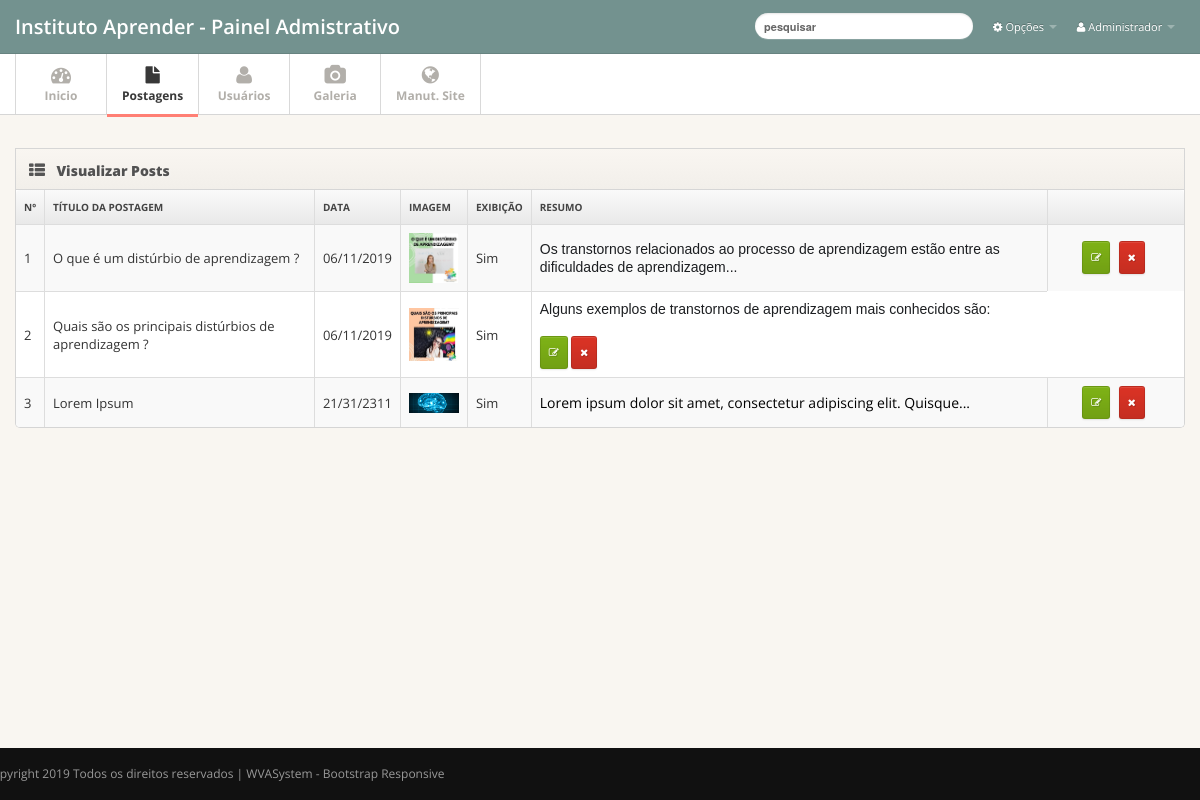
The app's page /admin/home.php?acao=ver-postagens (signed in) with its own data.
### tables this page shows
CREATE TABLE IF NOT EXISTS `tb_postagens` (
  `id` int(11) NOT NULL AUTO_INCREMENT,
  `titulo` varchar(255) NOT NULL,
  `data` varchar(12) NOT NULL,
  `imagem` varchar(255) NOT NULL,
  `exibir` varchar(5) NOT NULL,
  `descricao` longtext NOT NULL,
  PRIMARY KEY (`id`)
);

### admin/functions/limita-texto.php (called while the page is built)
<?php
function limitarTexto($texto, $limite){
  $contador = strlen($texto);
  if ( $contador >= $limite ) {
      $texto = substr($texto, 0, strrpos(substr($texto, 0, $limite), ' ')) . '...';
      return $texto;
  }
  else{
    return $texto;
  }
}
?>

### admin/pages/ver-postagens.php (the view, shortened to what this page needs)
<div class="main">
  <div class="main-inner">
    <div class="container">
     <div class="row">
            <div class="span12">
	      		<div class="widget widget-table action-table">
            <div class="widget-header"> <i class="icon-th-list"></i>
              <h3>Visualizar Posts</h3>
            </div>
            <div class="widget-content">
              <table class="table table-striped table-bordered">
                <thead>
                  <tr>
                    <th> Nº</th>
                    <th> Título da Postagem </th>
                    <th> Data</th>
                    <th> Imagem</th>
                    <th> Exibição</th>
                    <th> Resumo</th>
                    <th class="td-actions"> </th>
                  </tr>
                </thead>
                <tbody>
<?PHP
include("functions/limita-texto.php");
if(isset($pg)){ $pg = $_GET['pg'];}else{ $pg = 1;}
if(isset($_POST['palavra-busca'])){
	$quantidade = 10000;
}else{
	$quantidade = 10;
}
$inicio = ($pg*$quantidade) - $quantidade;
if(isset($_POST['palavra-busca'])){
	$busca = addslashes($_POST['palavra-busca']);
	$select = "SELECT * from tb_postagens WHERE titulo LIKE '%$busca%' ORDER BY id DESC LIMIT $inicio, $quantidade";
}else{
	$select = "SELECT * from tb_postagens ORDER BY id DESC LIMIT $inicio, $quantidade";
}
$contagem =$inicio + 1;
		try{
			$result = $conexao->prepare($select);
			$result->execute();
			$contar = $result->rowCount();
			if($contar>0){
				while($mostra = $result->FETCH(PDO::FETCH_OBJ)){
?>
                  <tr>
                  	<td><?php echo $contagem++;?></td>
                    <td> <?php echo $mostra->titulo;?> </td>
                    <td> <?php echo $mostra->data;?> </td>
                    <td><img src="../upload/postagens/<?php echo $mostra->imagem;?>" width="50"/></td>
                    <td><?php echo $mostra->exibir;?></td>
                    <td> <?php echo limitarTexto($mostra->descricao, $limite=200)?> </td>
                    <td class="td-actions"><a href="home.php?acao=editar-postagem&id=<?php echo $mostra->id;?>" class="btn btn-small btn-success"><i class="btn-icon-only icon-edit"> </i></a>
                    <a href="home.php?acao=ver-postagens&pg=<?php echo $pg;?>&delete=<?php echo $mostra->id;?>" class="btn btn-danger btn-small"  onClick="return confirm('Deseja realmente exluir o post?')"><i class="btn-icon-only icon-remove"> </i></a></td>
                  </tr>
<?php
}
			}else{
				echo '<div class="alert alert-danger">
                      <button type="button" class="close" data-dismiss="alert">×</button>
                      <strong>Aviso!</strong> Não há post cadastrado em nosso banco de dados ou a página não existe.
                </div>';
			}
		}catch(PDOException $e){
			echo $e;
		}
?>
                </tbody>
              </table>
            </div>
          </div>
      		</div>
    </div>
        </div>
      </div>
    </div>

### admin/includes/header.php (shortened to what this page needs)
<?php
	include("conexao/conecta.php");
	$usuarioLogado = $_SESSION['usuariowva'];
	$senhaLogado = $_SESSION['senhawva'];
		$selecionaLogado = "SELECT * from login WHERE usuario=:usuarioLogado AND senha=:senhaLogado";
		try{
			$result = $conexao->prepare($selecionaLogado);
			$result->bindParam('usuarioLogado',$usuarioLogado, PDO::PARAM_STR);
			$result->bindParam('senhaLogado',$senhaLogado, PDO::PARAM_STR);
			$result->execute();
			if($contar =1){
				$loop = $result->fetchAll();
				foreach ($loop as $show){
					$nomeLogado = $show['nome'];
					$nivelLogado = $show['nivel'];
				}
			}
			}catch (PDOWException $erro){ echo $erro;}
?>
<!DOCTYPE html>
<html lang="pt">
<head>
<link href="css/bootstrap.min.css" rel="stylesheet">
<link href="css/bootstrap-responsive.min.css" rel="stylesheet">
<link href="css/font-awesome.css" rel="stylesheet">
<link href="css/style.css" rel="stylesheet">
<link href="css/w3.css" rel="stylesheet">
<link href="css/pages/dashboard.css" rel="stylesheet">

### admin/home.php (shortened to what this page needs)
<?php include("includes/header.php");?>
</head>
<body>
<?php include("includes/topo.php");?>
<?php
	if($nivelLogado ==0){
			include("usuario.php");
		}
	else if($nivelLogado ==1){
		if(isset($_GET['acao'])){
			$acao = $_GET['acao'];
				if($acao=='ver-postagens'){include("pages/ver-postagens.php");}
	}
	else{
		include("pages/inicio.php");
	}
}
?>
<?php include("includes/footer.php");?>
</body>
</html>

### admin/includes/topo.php (shortened to what this page needs)
<div class="navbar navbar-fixed-top">
  <div class="navbar-inner">
    <div class="container"> <a class="brand" href="home.php">Instituto Aprender - Painel <?php if($nivelLogado == 0){echo "do Usuario";}else if($nivelLogado == 1){echo "Admistrativo";}?></a>
      <div class="nav-collapse">
        <ul class="nav pull-right">
          <li class="dropdown"><a href="#" class="dropdown-toggle" data-toggle="dropdown"><i
                            class="icon-cog"></i> Opções <b class="caret"></b></a>
          </li>
          <li class="dropdown"><a href="#" class="dropdown-toggle" data-toggle="dropdown"><i
                            class="icon-user"></i> <?php echo $nomeLogado;?> <b class="caret"></b></a>
          </li>
        </ul>
        <?php if($nivelLogado==1){?>
        <form action="home.php?acao=ver-postagens" method="post" enctype="multipart/form-data" class="navbar-search pull-right">
          <input type="text" class="search-query" name="palavra-busca" placeholder="pesquisar">
        </form>
        <?php }?>
      </div>
    </div>
  </div>
</div>
<div class="subnavbar">
  <div class="subnavbar-inner">
    <div class="container">
<?php if(isset($_GET['acao'])){	$acao = $_GET['acao'];}else{$acao ='home';}?>
      <ul class="mainnav">
      <li <?php if($acao =="welcome" || ($acao =="home")){echo 'class="active"';}?>><a href="home.php"><i class="icon-dashboard"></i><span>Inicio</span> </a> </li>
        <?php if($nivelLogado ==1){?>
        <li class="<?php if($acao =="ver-postagens" || ($acao =="cad-postagem")){echo "active";}?> dropdown"><a href="javascript:;" class="dropdown-toggle" data-toggle="dropdown"> <i class="icon-file"></i><span>Postagens</span> <b class="caret"></b></a>
        </li>
        <li class="dropdown"><a href="javascript:;" class="dropdown-toggle" data-toggle="dropdown"> <i class="icon-user"></i><span>Usuários</span> <b class="caret"></b></a>
        </li>
        <li class="dropdown"><a href="javascript:;" class="dropdown-toggle" data-toggle="dropdown"> <i class="icon-camera"></i><span>Galeria</span> <b class="caret"></b></a>
        </li>
        <li><a href="#"><i class="icon-globe"></i><span>Manut. Site</span> </a></li>
        <li></li>
      </ul>
      <?php }?>
    </div>
  </div>
</div>

### admin/includes/footer.php (shortened to what this page needs)
<div id="bottom-footer " class="section navbar-fixed-bottom">
  <div class="footer-inner">
    <div class="container">
      <div class="row ">
      <div class="col-md-12 text-center">
        <span class="copyright">
                      Copyright <?php $today = date("Y");  echo "$today"; ?> Todos os direitos reservados | WVASystem - Bootstrap Responsive
        </span>
      </div>
      </div>
    </div>
  </div>
</div>

### admin/css/w3.css (style rules this page uses)
img { vertical-align:middle }
a { color:inherit }

### admin/css/pages/dashboard.css (style rules this page uses)
.action-table .btn-small { padding: 4px 5px 5px; font-size: 10px; }
.action-table .td-actions { width: 120px; text-align: center; }
.action-table .td-actions .btn { margin-right: .5em; }
.action-table .td-actions .btn:last-child { margin-rigth: 0; }

### records on screen
tb_postagens: titulo "O que é um distúrbio de aprendizagem ?", data "06/11/2019", imagem (picture), exibir "Sim", descricao "Os transtornos relacionados ao processo de aprendizagem estão entre as dificuldades de aprendizagem..."
tb_postagens: titulo "Quais são os principais distúrbios de aprendizagem ?", data "06/11/2019", imagem (picture), exibir "Sim", descricao "Alguns exemplos de transtornos de aprendizagem mais conhecidos são:"
tb_postagens: titulo "Lorem Ipsum", data "21/31/2311", imagem (picture), exibir "Sim", descricao "Lorem ipsum dolor sit amet, consectetur adipiscing elit. Quisque..."

### other values on screen
$nomeLogado "Administrador"
